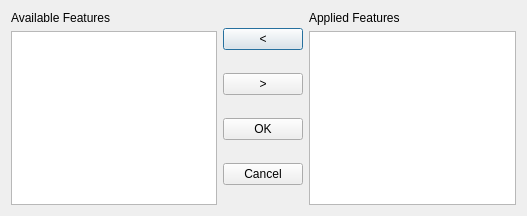
<?xml version="1.0" encoding="UTF-8"?>
<ui version="4.0">
 <class>feature_dialog</class>
 <widget class="QDialog" name="feature_dialog">
  <property name="geometry">
   <rect>
    <x>0</x>
    <y>0</y>
    <width>527</width>
    <height>216</height>
   </rect>
  </property>
  <property name="windowTitle">
   <string>Add Features</string>
  </property>
  <layout class="QGridLayout" name="gridLayout_2">
   <item row="0" column="2">
    <layout class="QGridLayout" name="gridLayout">
     <item row="0" column="0">
      <widget class="QLabel" name="label">
       <property name="text">
        <string>Available Features</string>
       </property>
      </widget>
     </item>
     <item row="1" column="0">
      <widget class="QListWidget" name="list_add_available"/>
     </item>
    </layout>
   </item>
   <item row="0" column="3">
    <layout class="QVBoxLayout" name="verticalLayout">
     <item>
      <widget class="QPushButton" name="push_add_moveback">
       <property name="text">
        <string>&lt;</string>
       </property>
      </widget>
     </item>
     <item>
      <widget class="QPushButton" name="push_add_move">
       <property name="text">
        <string>&gt;</string>
       </property>
      </widget>
     </item>
     <item>
      <widget class="QPushButton" name="push_add_ok">
       <property name="text">
        <string>OK</string>
       </property>
      </widget>
     </item>
     <item>
      <widget class="QPushButton" name="push_add_cancel">
       <property name="text">
        <string>Cancel</string>
       </property>
      </widget>
     </item>
    </layout>
   </item>
   <item row="0" column="4">
    <layout class="QGridLayout" name="gridLayout_3">
     <item row="0" column="0">
      <widget class="QLabel" name="label_2">
       <property name="text">
        <string>Applied Features</string>
       </property>
      </widget>
     </item>
     <item row="1" column="0">
      <widget class="QListWidget" name="list_add_applied"/>
     </item>
    </layout>
   </item>
  </layout>
 </widget>
 <resources/>
 <connections/>
</ui>
